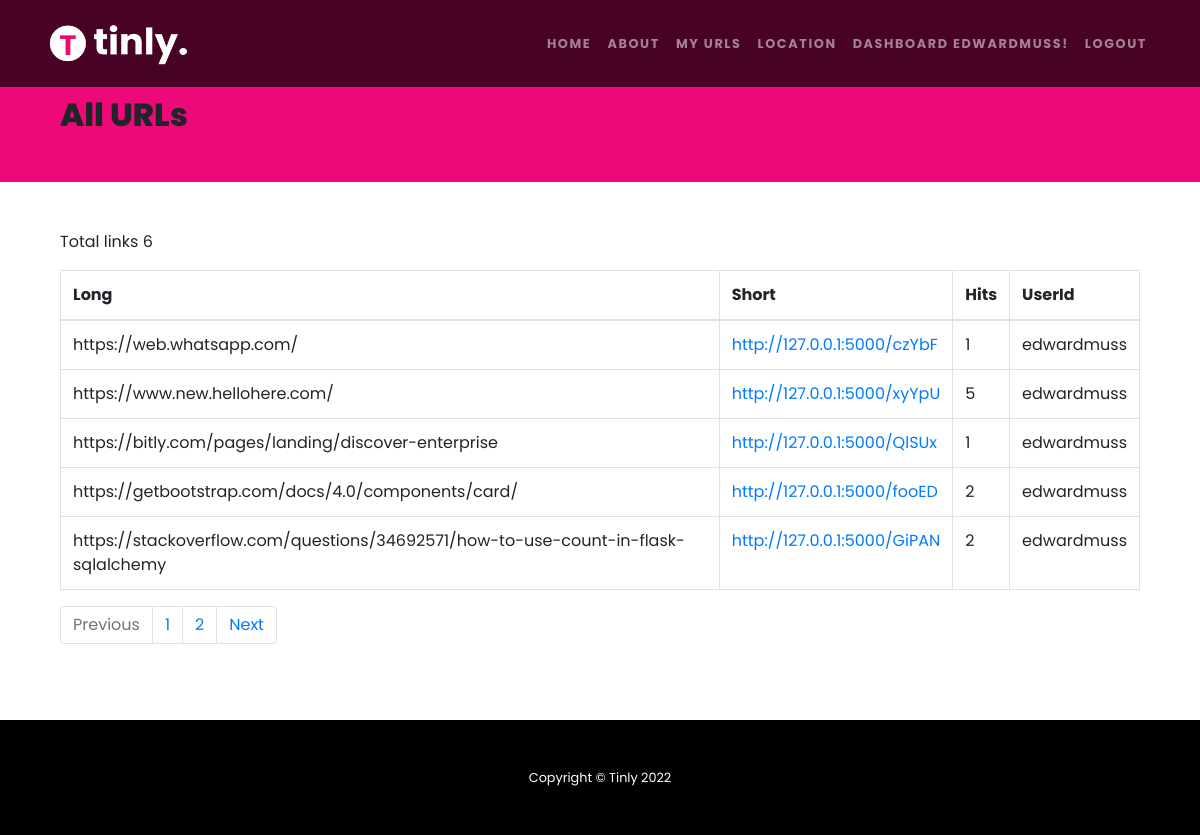
The app's page /my-urls/1 (signed in), older data.
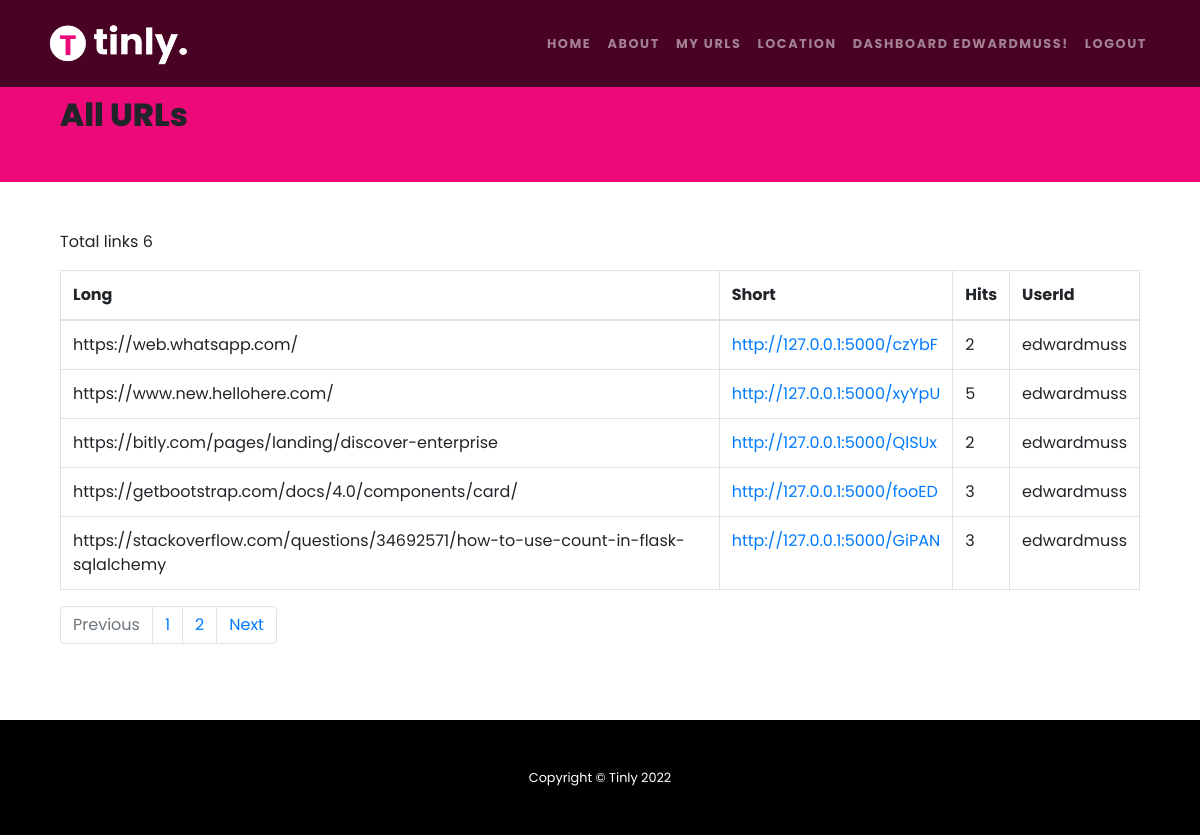
The same page, newer data.
### models/base_model.py (models this page shows, shortened)
class User(db.Model, UserMixin):
    id = db.Column(db.Integer, primary_key=True)
    username = db.Column(db.String(20), nullable=False, unique=True)
    email = db.Column(db.String(120), unique=True, nullable=False)
    image_file = db.Column(db.String(20), nullable=False, default='default.jpg')
    password = db.Column(db.String(80), nullable=False)
    created_at = db.Column(DateTime, default=datetime.datetime.now)
    updated_at = db.Column(DateTime, default=datetime.datetime.now, onupdate=datetime.datetime.now)

class Urls(db.Model):
    id_ = db.Column("id_", db.Integer, primary_key=True)
    user_id = db.Column("user_id", db.Integer, db.ForeignKey('user.id'), nullable=True, default=0)
    long = db.Column("long", db.String())
    short = db.Column("short", db.String(10), nullable=False, unique=True)
    hits = db.Column("hits", db.Integer, nullable=False, default=0)
    created_at = db.Column(DateTime, default=datetime.datetime.now)
    updated_at = db.Column(DateTime, default=datetime.datetime.now, onupdate=datetime.datetime.now)

### core/routes/web.py (the view)
@app.route('/my-urls/<int:page_num>')
@login_required
def myurls(page_num=1):
    myurls = db.session.query(User, Urls).join(Urls).filter_by(user_id = current_user.id).order_by(Urls.id_.desc()).paginate(per_page=5, page=page_num, error_out=True)
    count = db.session.query(Urls).filter_by(user_id = current_user.id).count()
    return render_template('all-urls.html', vals=myurls, base_url=base_url, count=count )

### core/auth.py (called while the page is built)
@login_manager.user_loader
def load_user(user_id):
    return User.query.get(int(user_id))

### core/templates/all-urls.html (shortened to what this page needs)
{% extends "base.html" %} {% block title %}View all URLS{% endblock %} {% block
content %}
<div class="row bg-primary pt-5">
  <div class="container">
    <div class="col-md-12 mt-5 mb-5">
      <h2 class="">All URLs</h2>
    </div>
  </div>
</div>
<div class="row">
  <div class="container">
    <div class="col-md-12 mt-5">
        <p>Total links {{ count }}</p>
      <table class="table table-stripped table-bordered">
        <thead class="">
          <th>Long</th>
          <th>Short</th>
          <th>Hits</th>
          <th>UserId</th>
        </thead>
        <tbody>
          {% for user, urls in vals.items %}
          <tr>
            <td>{{urls.long}}</td>
            <td>
              <a target="_blank" href="{{base_url + '/' + urls.short}}"
                >{{base_url + '/' + urls.short}}</a
              >
            </td>
            <td>{{urls.hits}}</td>
            <td>{{user.username}}</td>
          </tr>
          {% endfor %}
        </tbody>
      </table>
      <ul class="pagination">
        {% if vals.has_prev %}
        <li class="page-item">
          <a
            class="page-link"
            href="{{ url_for('myurls', page_num=vals.prev_num) }}"
            >Previous</a
          >
        </li>
        {% else %}
        <li class="page-item disabled">
          <span class="page-link">Previous</span>
          {% endif %}
        </li>
        {% for page in vals.iter_pages(left_edge=3, right_edge=3) %} {% if
        page %}
        <li class="page-item">
          <a class="page-link" href="{{ url_for('myurls', page_num=page) }}"
            >{{ page }}</a
          >
        </li>
        {% else %}
        <li class="page-item disabled" id="example_ellipsis">
          <a href="#" class="page-link">…</a>
        </li>
        {% endif %} {% endfor %} {% if vals.has_next %}
        <li class="page-item">
          <a
            class="page-link"
            href="{{ url_for('myurls', page_num=vals.next_num) }}"
            >Next</a
          >
        </li>
        {% else %}
        <li class="page-item disabled">
          <span class="page-link">Next</span>
          {% endif %}
      </ul>
    </div>
  </div>
</div>
{% endblock %}

### core/templates/base.html (shortened to what this page needs)
<!DOCTYPE html>
<html lang="en">
<head>
    <link rel="stylesheet" href="https://stackpath.bootstrapcdn.com/bootstrap/4.5.2/css/bootstrap.min.css">
    <link href='https://cdnjs.cloudflare.com/ajax/libs/font-awesome/4.0.3/css/font-awesome.css' rel='stylesheet'>
	<link href="{{ url_for('static',filename='css/style.css') }}" rel="stylesheet">
    <link rel="stylesheet" href="https://cdn.datatables.net/1.10.22/css/jquery.dataTables.min.css" />
    <link rel="stylesheet" href="https://cdn.datatables.net/1.10.13/css/jquery.dataTables.min.css">
    <link rel="stylesheet" href="https://cdn.datatables.net/buttons/1.2.4/css/buttons.dataTables.min.css">
</head>
<body oncontextmenu='return true' class='snippet-body'>
    <div class="main">
        <nav class="navbar navbar-expand-lg navbar-dark navbar-custom fixed-top">
            <div class="container">
                <a class="navbar-brand" href="{{ url_for('home')}}">
                    <img src="{{ url_for('static',filename='images/logo-light.png') }}" width="150" alt="logo">
                </a>
                <div class="collapse navbar-collapse" id="navbarResponsive">
                    <ul class="navbar-nav ml-auto">
                        <li class="nav-item">
                            <a class="nav-link" href="{{ url_for('home') }}">Home</a>
                        </li>
                        <li class="nav-item">
                            <a class="nav-link" href="{{ url_for('about') }}">About</a>
                        </li>
                        {% if current_user.is_authenticated %}
                            <li class="nav-item">
                                <a class="nav-link" href="{{ url_for('myurls', page_num=1) }}">My Urls</a>
                            </li>
                            <li class="nav-item">
                                <a class="nav-link" href="{{ url_for('locations') }}">Location</a>
                            </li>
                            <li class="nav-item">
                                <a class="nav-link" href="{{ url_for('dashboard') }}">Dashboard {{ current_user.username }}!</a>
                            </li>
                            <li class="nav-item">
                                <a class="nav-link" href="{{ url_for('logout') }}">Logout</a>
                            </li>
                        {% endif %}
                    </ul>
                </div>
            </div>
        </nav>
        <div class="wrap mb-5">
            {% block content%}
            {% endblock %}
        </div>
    </div>
  <footer class="py-5 bg-black">
    <div class="container">
        <p class="m-0 text-center text-white small">Copyright &copy; Tinly {{ moment().format('YYYY') }}</p>
    </div>
</footer>
</body>
</html>

Row changes from the older to the newer data that the page shows:
changed through a linked row, User "edwardmuss": hits "1" → "2"; hits "2" → "3"
